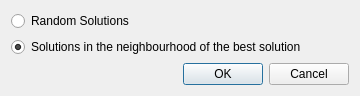
<?xml version="1.0" encoding="UTF-8"?>
<ui version="4.0">
 <class>MetamodelsResDialog</class>
 <widget class="QDialog" name="MetamodelsResDialog">
  <property name="geometry">
   <rect>
    <x>0</x>
    <y>0</y>
    <width>360</width>
    <height>85</height>
   </rect>
  </property>
  <property name="windowTitle">
   <string>Dialog</string>
  </property>
  <layout class="QGridLayout" name="gridLayout">
   <item row="0" column="0">
    <layout class="QVBoxLayout" name="verticalLayout">
     <item>
      <widget class="QRadioButton" name="random">
       <property name="text">
        <string>Random Solutions</string>
       </property>
      </widget>
     </item>
     <item>
      <widget class="QRadioButton" name="radioButton_2">
       <property name="text">
        <string>Solutions in the neighbourhood of the best solution</string>
       </property>
       <property name="checked">
        <bool>true</bool>
       </property>
      </widget>
     </item>
     <item>
      <widget class="QDialogButtonBox" name="buttonBox">
       <property name="orientation">
        <enum>Qt::Horizontal</enum>
       </property>
       <property name="standardButtons">
        <set>QDialogButtonBox::Cancel|QDialogButtonBox::Ok</set>
       </property>
      </widget>
     </item>
    </layout>
   </item>
  </layout>
 </widget>
 <resources/>
 <connections>
  <connection>
   <sender>buttonBox</sender>
   <signal>accepted()</signal>
   <receiver>MetamodelsResDialog</receiver>
   <slot>accept()</slot>
   <hints>
    <hint type="sourcelabel">
     <x>248</x>
     <y>254</y>
    </hint>
    <hint type="destinationlabel">
     <x>157</x>
     <y>274</y>
    </hint>
   </hints>
  </connection>
  <connection>
   <sender>buttonBox</sender>
   <signal>rejected()</signal>
   <receiver>MetamodelsResDialog</receiver>
   <slot>reject()</slot>
   <hints>
    <hint type="sourcelabel">
     <x>316</x>
     <y>260</y>
    </hint>
    <hint type="destinationlabel">
     <x>286</x>
     <y>274</y>
    </hint>
   </hints>
  </connection>
 </connections>
</ui>
